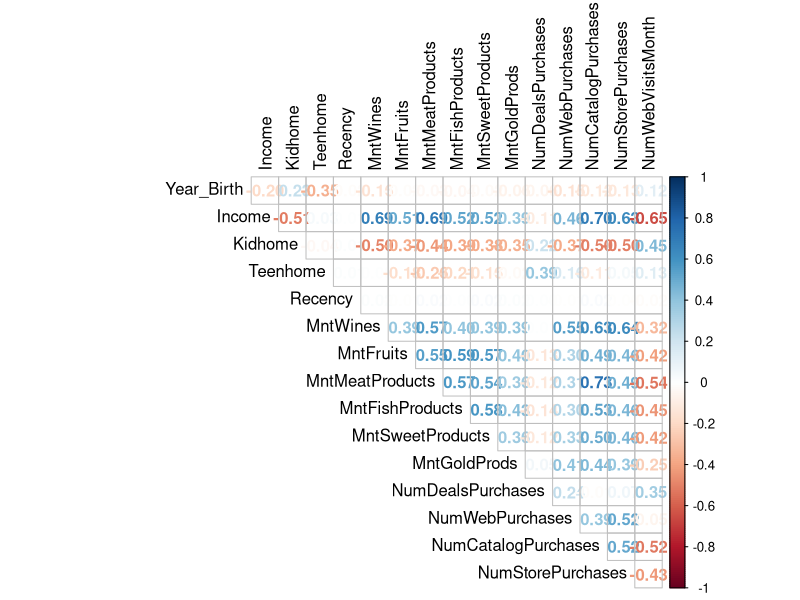

R code for this plot:
# import libraries
library(dplyr)
library(GGally)
library(corrplot)

# import data
data.ori = read.csv("customer-personality.csv")

# summary of data
str(data.ori)

# check for NA
sum(is.na(data.ori))

# check which columns contain NA
apply(is.na(data.ori), 2, which)

# remove NA rows
data.clean = data.ori[which(!is.na(data.ori$Income)),]
str(data.clean)
sum(is.na(data.clean))

# remove outliers from income 
data.clean <- data.clean[!(data.clean$Income >=200000),]

# filter numerical columns
numerical.data = data.clean[, c(2,5:7,9:ncol(data.ori))]
str(numerical.data)

# plot correlation matrix
corrplot(cor(numerical.data), tl.col = "black", diag = FALSE, 
         method = 'number', type = 'upper')

# # inefficient to use this, too much data
# ggpairs(numerical.data)#, aes(color = class, alpha = 0.5))


# converting 'Education' and 'Marital status' variables to categorical variables
## Education
data.clean$Education[data.clean$Education == "Basic"] <- "1"
data.clean$Education[data.clean$Education == "Graduation"] <- "2"
data.clean$Education[data.clean$Education == "2n Cycle"] <- "3"
data.clean$Education[data.clean$Education == "Master"] <- "3"
data.clean$Education[data.clean$Education == "PhD"] <- "4"
data.clean$Education <- as.numeric(data.clean$Education)

## Marital Status - Merging YOLO, Alone, and Absurd to add to single
data.clean$Marital_Status[data.clean$Marital_Status == "Absurd"] <- "1"
data.clean$Marital_Status[data.clean$Marital_Status == "Alone"] <- "1"
data.clean$Marital_Status[data.clean$Marital_Status == "YOLO"] <- "1"
data.clean$Marital_Status[data.clean$Marital_Status == "Single"] <- "1"
data.clean$Marital_Status[data.clean$Marital_Status == "Together"] <- "2"
data.clean$Marital_Status[data.clean$Marital_Status == "Married"] <- "3"
data.clean$Marital_Status[data.clean$Marital_Status == "Divorced"] <- "4"
data.clean$Marital_Status[data.clean$Marital_Status == "Widow"] <- "5"
data.clean$Marital_Status <- as.numeric(data.clean$Marital_Status)
